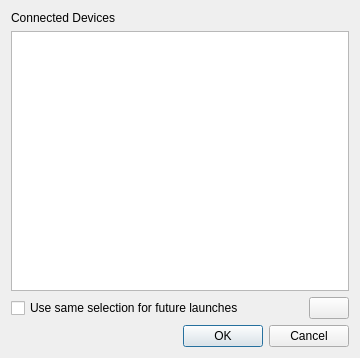
<?xml version="1.0" encoding="UTF-8"?>
<ui version="4.0">
 <class>RunDevice</class>
 <widget class="QDialog" name="RunDevice">
  <property name="geometry">
   <rect>
    <x>0</x>
    <y>0</y>
    <width>360</width>
    <height>358</height>
   </rect>
  </property>
  <property name="windowTitle">
   <string>Dialog</string>
  </property>
  <layout class="QGridLayout" name="gridLayout">
   <item row="0" column="0">
    <widget class="QLabel" name="label">
     <property name="text">
      <string>Connected Devices</string>
     </property>
    </widget>
   </item>
   <item row="1" column="0">
    <widget class="QListWidget" name="mDevicesList"/>
   </item>
   <item row="2" column="0">
    <layout class="QHBoxLayout" name="horizontalLayout">
     <item>
      <widget class="QCheckBox" name="mSameCheckBox">
       <property name="text">
        <string>Use same selection for future launches</string>
       </property>
      </widget>
     </item>
     <item>
      <spacer name="horizontalSpacer">
       <property name="orientation">
        <enum>Qt::Horizontal</enum>
       </property>
       <property name="sizeHint" stdset="0">
        <size>
         <width>40</width>
         <height>20</height>
        </size>
       </property>
      </spacer>
     </item>
     <item>
      <widget class="QPushButton" name="mRefreshBtn">
       <property name="text">
        <string/>
       </property>
       <property name="icon">
        <iconset resource="../../../../../FDAOld/FDA/gui/FDA.qrc">
         <normaloff>:/images/refresh.png</normaloff>:/images/refresh.png</iconset>
       </property>
      </widget>
     </item>
    </layout>
   </item>
   <item row="3" column="0">
    <widget class="QDialogButtonBox" name="buttonBox">
     <property name="orientation">
      <enum>Qt::Horizontal</enum>
     </property>
     <property name="standardButtons">
      <set>QDialogButtonBox::Cancel|QDialogButtonBox::Ok</set>
     </property>
    </widget>
   </item>
  </layout>
 </widget>
 <resources>
  <include location="../../../../../FDAOld/FDA/gui/FDA.qrc"/>
 </resources>
 <connections>
  <connection>
   <sender>buttonBox</sender>
   <signal>accepted()</signal>
   <receiver>RunDevice</receiver>
   <slot>accept()</slot>
   <hints>
    <hint type="sourcelabel">
     <x>179</x>
     <y>337</y>
    </hint>
    <hint type="destinationlabel">
     <x>179</x>
     <y>178</y>
    </hint>
   </hints>
  </connection>
  <connection>
   <sender>buttonBox</sender>
   <signal>rejected()</signal>
   <receiver>RunDevice</receiver>
   <slot>reject()</slot>
   <hints>
    <hint type="sourcelabel">
     <x>179</x>
     <y>337</y>
    </hint>
    <hint type="destinationlabel">
     <x>179</x>
     <y>178</y>
    </hint>
   </hints>
  </connection>
  <connection>
   <sender>mDevicesList</sender>
   <signal>doubleClicked(QModelIndex)</signal>
   <receiver>RunDevice</receiver>
   <slot>accept()</slot>
   <hints>
    <hint type="sourcelabel">
     <x>179</x>
     <y>158</y>
    </hint>
    <hint type="destinationlabel">
     <x>179</x>
     <y>178</y>
    </hint>
   </hints>
  </connection>
 </connections>
</ui>
